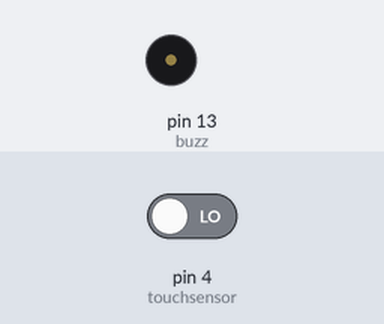
Bench run of a sketch on a simulated Arduino Uno, built with avr-gcc and run on an emulated ATmega328P. On the bench: buzzer (waves = sounding, pin HIGH). Inputs (shaded band) come from the test bench; at power-on: pin 4 (touchsensor) LOW.

Above: at 1.2 s.
1.3 s: pin 4 (touchsensor) driven HIGH
At 1.7 s:
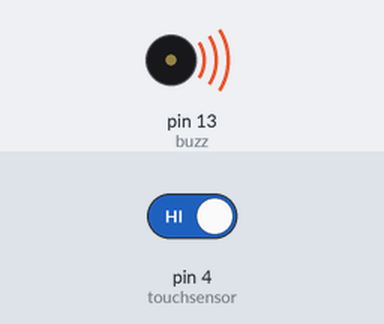
4.3 s: pin 4 (touchsensor) driven LOW
At 5.2 s:
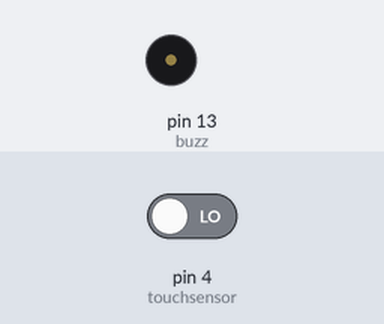
Timing chart, 0 to 7.3 s (numbered marks = the images above; inputs shaded):
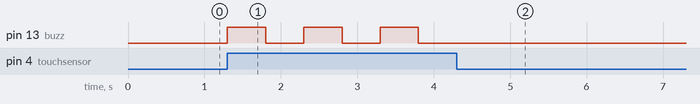

Measured:
- after the input at 1.3 s, pin 13 (buzz): alternates HIGH for 0.50 s and LOW for 0.50 s, starting at once
- after the input at 4.3 s, pin 13 (buzz): stops changing and stays LOW

The sketch:

Touch-Sensor-Buzzer.ino
```cpp
# define touchsensor 4
int buzz = 13 ;
void setup () {
pinMode (touchsensor,INPUT);
pinMode (buzz,OUTPUT);
Serial.begin(115200);
}
void loop () {
int state = digitalRead(touchsensor);
if (state == HIGH)
{
digitalWrite(buzz,HIGH );
delay(500);
digitalWrite(buzz,LOW);
delay(500);
}
}
```
